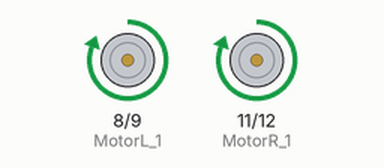
This sketch was run on a simulated Arduino Uno, built with avr-gcc and run on an emulated ATmega328P. On the bench: motor-driver pin pairs drawn as motors (green arrow = first pin HIGH = forward, orange = second pin HIGH = backward, longer = more drive, scaled by the enable pin).

Above: at 1.0 s.
At 3.0 s:
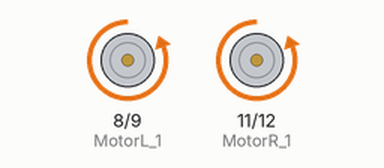
Timing chart, 0 to 5.2 s (numbered marks = the images above):
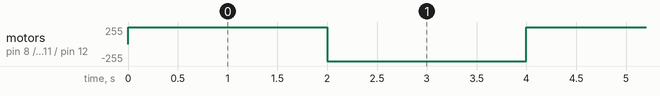

Measured:
- by itself, motor on pin 8 (MotorL_1) / pin 9 (MotorL_2), motor on pin 11 (MotorR_1) / pin 12 (MotorR_2): alternates forward 255/255 for 2.0 s and backward 255/255 for 2.0 s

The sketch:

lesson_5_pwm_motor.ino
```cpp
int MotorR_1 = 11;
int MotorR_2 = 12;
int pwmr = 13;
int MotorL_1 = 8;
int MotorL_2 = 9;
int pwml = 10;
void setup() {
  pinMode (MotorR_1, OUTPUT);
  pinMode (MotorR_2, OUTPUT);
  pinMode (pwmr, OUTPUT);
  pinMode (MotorL_1, OUTPUT);
  pinMode (MotorL_2, OUTPUT);
  pinMode (pwml, OUTPUT);
}
void loop() {
  digitalWrite(MotorR_1, 1);
  digitalWrite(MotorR_2, 0);
  analogWrite(pwmr, 255);
  digitalWrite(MotorL_1, 1);
  digitalWrite(MotorL_2, 0);
  analogWrite(pwml, 255);
  delay(2000);
  digitalWrite(MotorR_1, 0);
  digitalWrite(MotorR_2, 1);
  analogWrite(pwmr, 255);
  digitalWrite(MotorL_1, 0);
  digitalWrite(MotorL_2, 1);
  analogWrite(pwml, 255);
  delay(2000);
}
```
